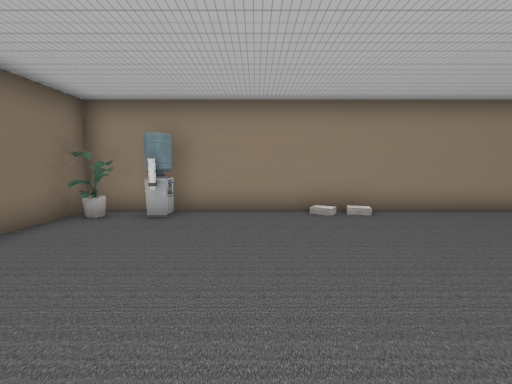
[1] (above)

16 first-person views from a walk through a 3-D level made in the Godot game engine. The camera is 1.2 m above the floor, tilts 6° down and sees 90° across. The floor is counted in squares, 1 m on a side. Each view is taken from the middle of a square. On the plan, view 1 faces up. The plan holds only what a view shows up to about 12 squares ahead; the rest is blank. Characters and animated objects are left out. Some surface patterns are stand-ins.

[2]
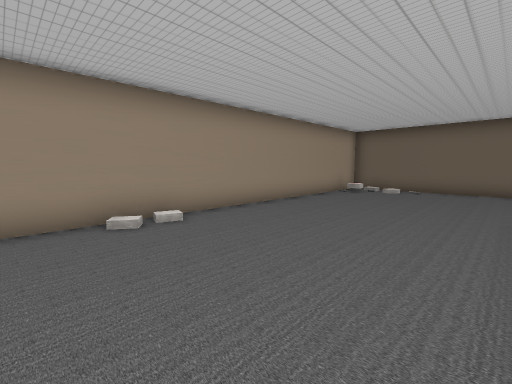

[3]
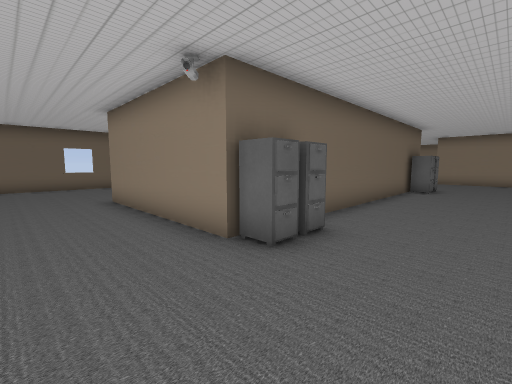

[4]
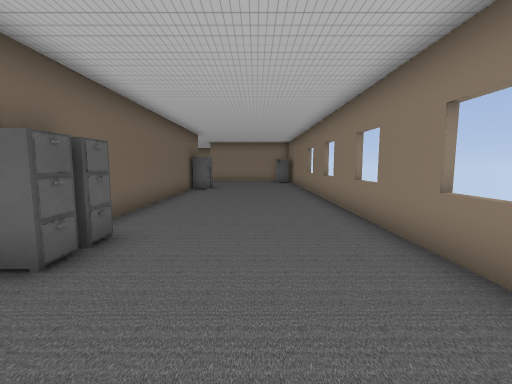

[5]
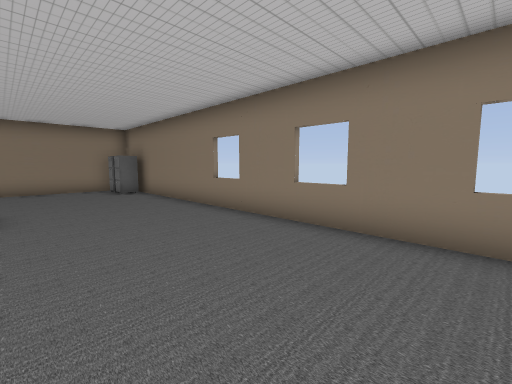

[6]
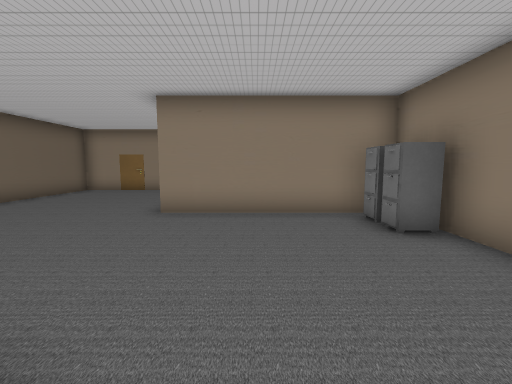

[7]
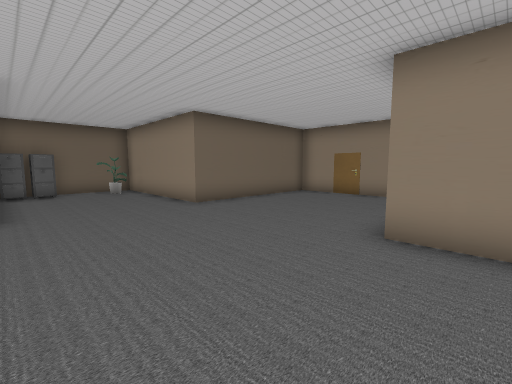

[8]
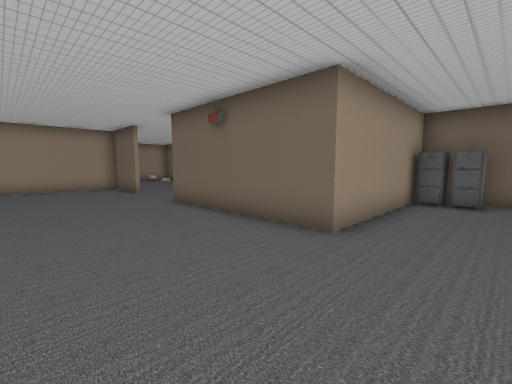

[9]
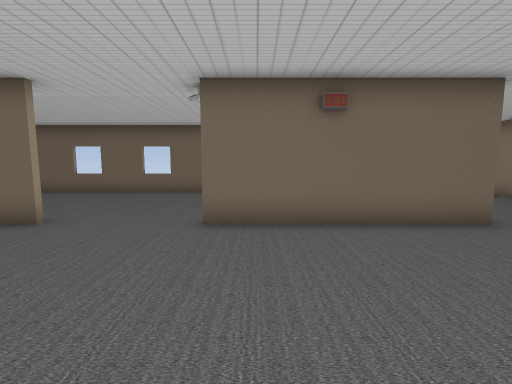

[10]
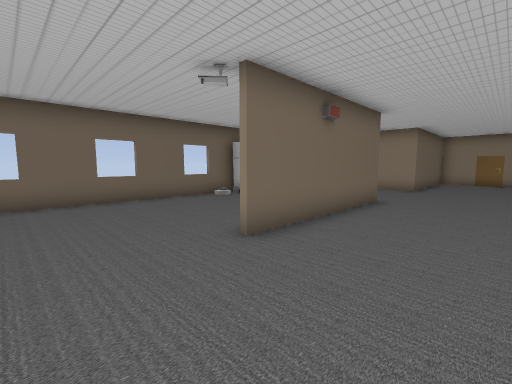

[11]
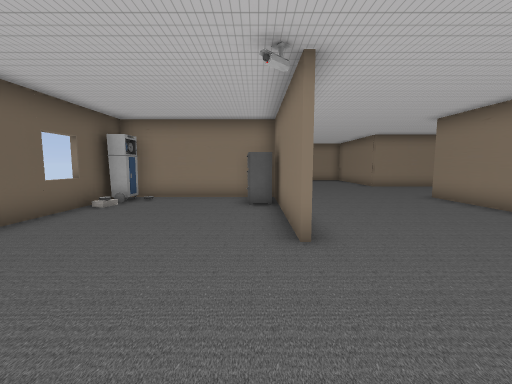

[12]
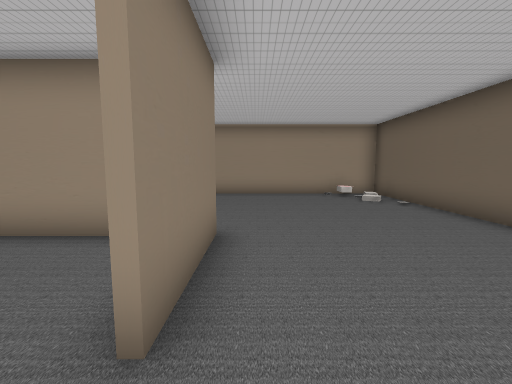

[13]
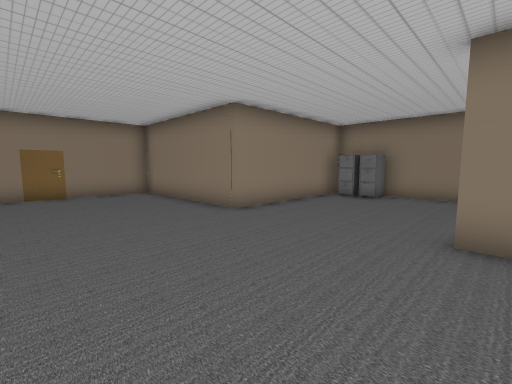

[14]
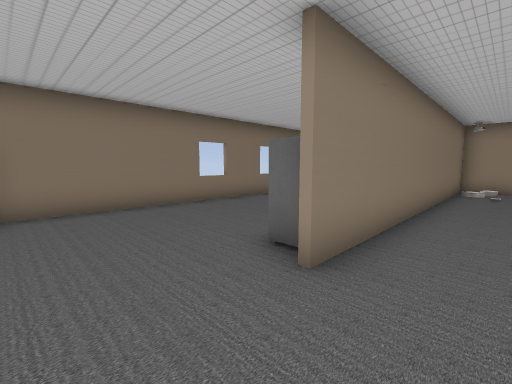

[15]
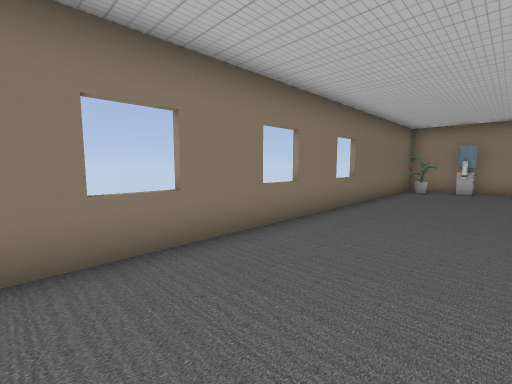

[16]
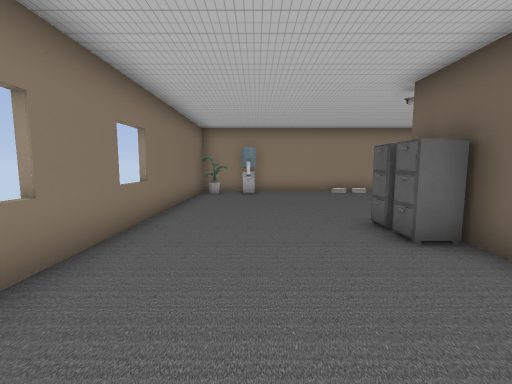

### Floor plan
Points are (right, up) in squares from view 1. A wall is a line through its corners. A room is listed if a view was taken in it or the views show most of it. See-through windows are left out.
Room 1 (views 1, 2, 3, 4, 5, 6, 7, 8, 9, 10, 11, 12, 13, 14, 15, 16)
walls: (7.3, -5.9) (7.3, -11.6) (11.5, -11.6); (1.2, -9.5) (1.2, -1.5); (7.1, -2.6) (7.1, -1); (1.4, -1.6) (1.4, -9.6); (6, 0.3) (1.5, 0.3); (1.4, 0.4) (7.3, 0.4) (7.3, -2.6); (13, -10.9) (13, 6.8) (-4.5, 6.8) (-4.5, -16.4) (1.4, -16.4) (1.4, -22.3) (6.9, -22.3); (13, -16.1) (13, -11.8) (7.1, -11.8) (7.1, -5.9); (7.1, -22.1) (7.1, -16.4) (12.8, -16.4)
ways out: closed door at (5, -22)
objects: cabinet (-4, -16); cabinet (-4, -15); plant (-4, 6); other object (-2, 6); cabinet (1, -11); cabinet (1, -10); cabinet (1, -1); cabinet (1, 0); cabinet (8, -10); other object (11, 6); plant (12, -16) to (12, -15); cabinet (12, -13); cabinet (12, -12); machine (12, -11)

Where each view was taken, in squares from view 1:
view 1: 0 up, 0 right, facing up
view 2: 1 up, 0 right, facing up-right
view 3: 3 up, 2 left, facing down-right
view 4: 3 up, 2 left, facing down
view 5: 3 down, 0 right, facing down-left
view 6: 10 down, 1 left, facing down
view 7: 12 down, 0 right, facing down-right
view 8: 14 down, 3 right, facing up-right
view 9: 7 down, 2 right, facing right
view 10: 3 down, 4 right, facing down-right
view 11: 2 down, 8 right, facing down
view 12: 4 down, 8 right, facing up
view 13: 11 down, 6 right, facing down-left
view 14: 14 down, 3 right, facing up-left
view 15: 7 down, 1 left, facing up-left
view 16: 5 down, 2 left, facing up
